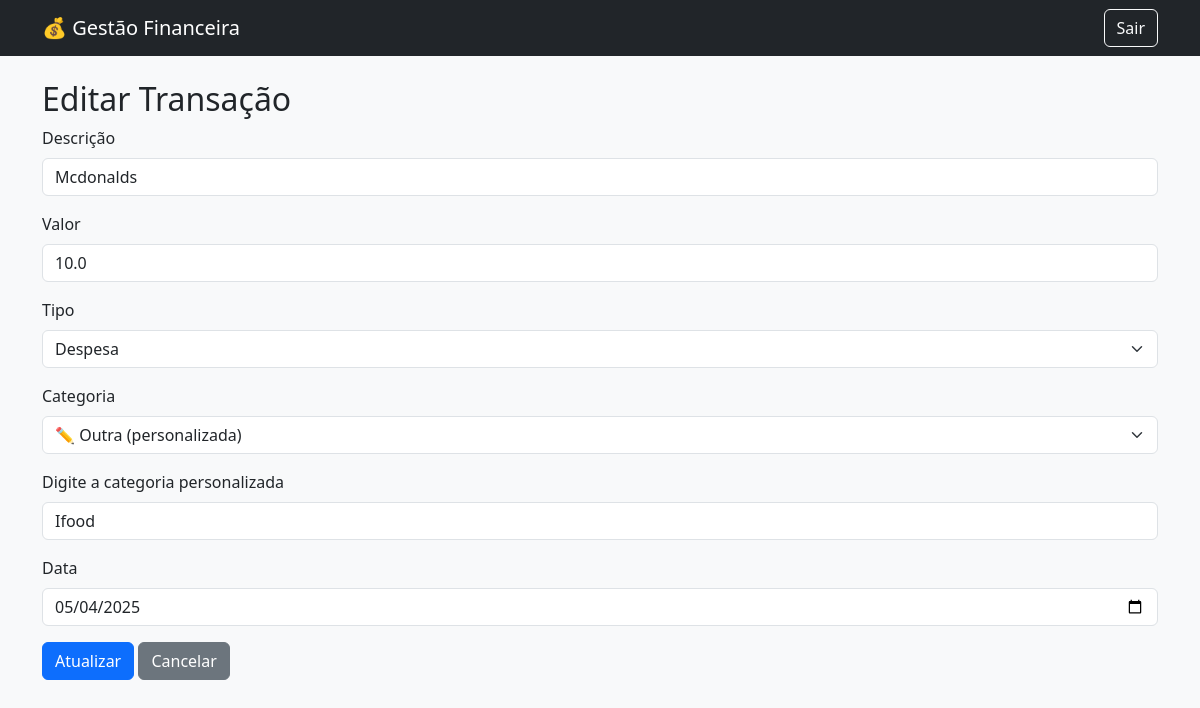
Before: /editar/4 (signed in) with the older database file.
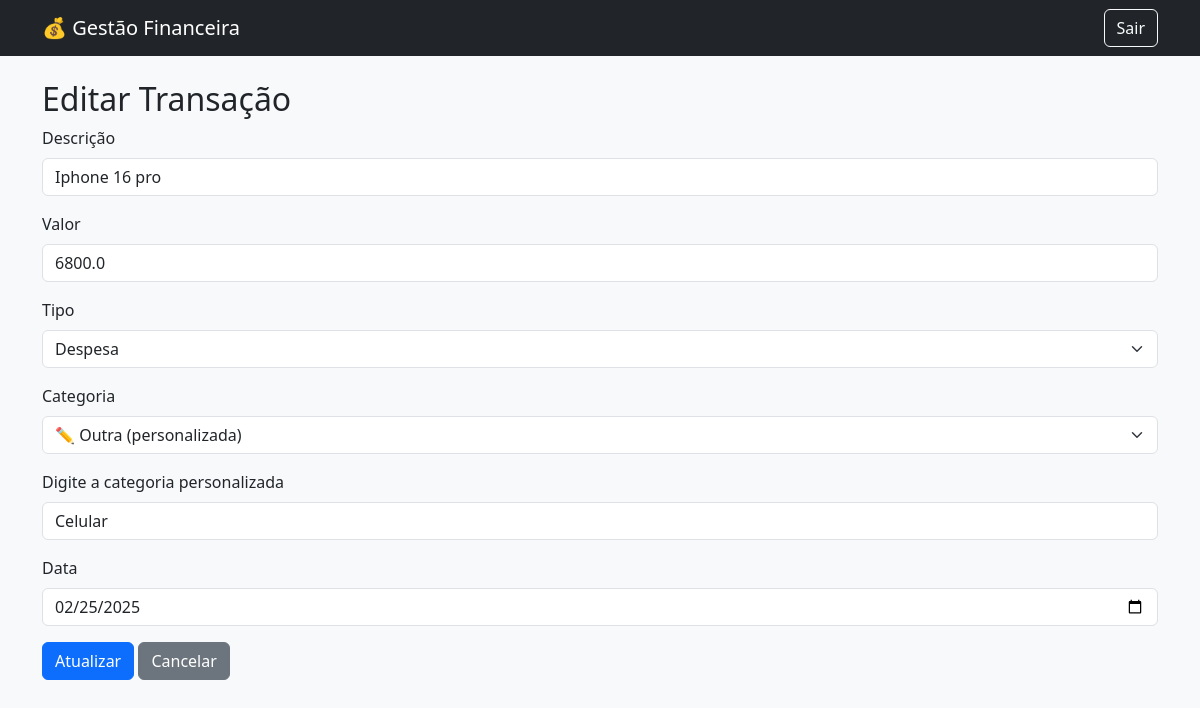
After: the same page with the newer database file.
### Sistema de Gestão Financeira/models.py (models this page shows)
class Transacao(db.Model):
    __tablename__ = "transacao"
    id = db.Column(db.Integer, primary_key=True)
    descricao = db.Column(db.String(150), nullable=False)
    valor = db.Column(db.Float, nullable=False)
    tipo = db.Column(db.String(10), nullable=False)  # 'entrada' ou 'saida'
    categoria = db.Column(db.String(50))
    data = db.Column(db.Date, default=datetime.utcnow)
    usuario_id = db.Column(db.Integer, db.ForeignKey('usuario.id'), nullable=False)

### Sistema de Gestão Financeira/app.py (the view, shortened to what this page needs)
@app.route('/editar/<int:id>', methods=['GET', 'POST'])
@login_required
def editar_transacao(id):
    transacao = Transacao.query.get_or_404(id)
    if transacao.usuario_id != current_user.id:
        flash('Acesso negado.', 'error')
        return redirect(url_for('dashboard'))
    return render_template('transaction_form.html', transacao=transacao)

### Sistema de Gestão Financeira/app.py (called while the page is built)
@login_manager.user_loader
def load_user(user_id):
    return Usuario.query.get(int(user_id))

### Sistema de Gestão Financeira/templates/transaction_form.html (shortened to what this page needs)
{% extends 'base.html' %}
{% block content %}
<h2>{% if transacao %}Editar Transação{% else %}Nova Transação{% endif %}</h2>
<form method="POST">
  <div class="mb-3">
    <label for="descricao" class="form-label">Descrição</label>
    <input type="text" class="form-control" id="descricao" name="descricao"
           value="{{ transacao.descricao if transacao else '' }}" required>
  </div>
  <div class="mb-3">
    <label for="valor" class="form-label">Valor</label>
    <input type="number" step="0.01" class="form-control" id="valor" name="valor"
           value="{{ transacao.valor if transacao else '' }}" required>
  </div>
  <div class="mb-3">
    <label for="tipo" class="form-label">Tipo</label>
    <select class="form-select" id="tipo" name="tipo" required>
      <option value="despesa" {% if transacao and transacao.tipo == 'despesa' %}selected{% endif %}>Despesa</option>
    </select>
  </div>
  <div class="mb-3">
    <label for="categoria" class="form-label">Categoria</label>
    <select class="form-select" id="categoria_select" name="categoria" onchange="toggleCategoriaCustomizada()">
      <option value="outra">✏️ Outra (personalizada)</option>
    </select>
  </div>
  <div class="mb-3" id="categoria_customizada_div" style="display: none;">
    <label for="categoria_customizada" class="form-label">Digite a categoria personalizada</label>
    <input type="text" class="form-control" id="categoria_customizada" placeholder="Ex: Pets, Doações, etc.">
  </div>
  <div class="mb-3">
    <label for="data" class="form-label">Data</label>
    <input type="date" class="form-control" id="data" name="data"
           value="{{ transacao.data.strftime('%Y-%m-%d') if transacao else '' }}" required>
  </div>
  <button type="submit" class="btn btn-primary">
    {% if transacao %}Atualizar{% else %}Adicionar{% endif %}
  </button>
  <a href="{{ url_for('dashboard') }}" class="btn btn-secondary">Cancelar</a>
</form>
{% endblock %}

Changed rows visible on the page:
changed Transacao "Despesa": descricao "Mcdonalds" → "Iphone 16 pro"; valor "10.0" → "6800.0"; data "05/04/2025" → "02/25/2025"
Other visible differences:
form field value: "Ifood" → "Celular"
